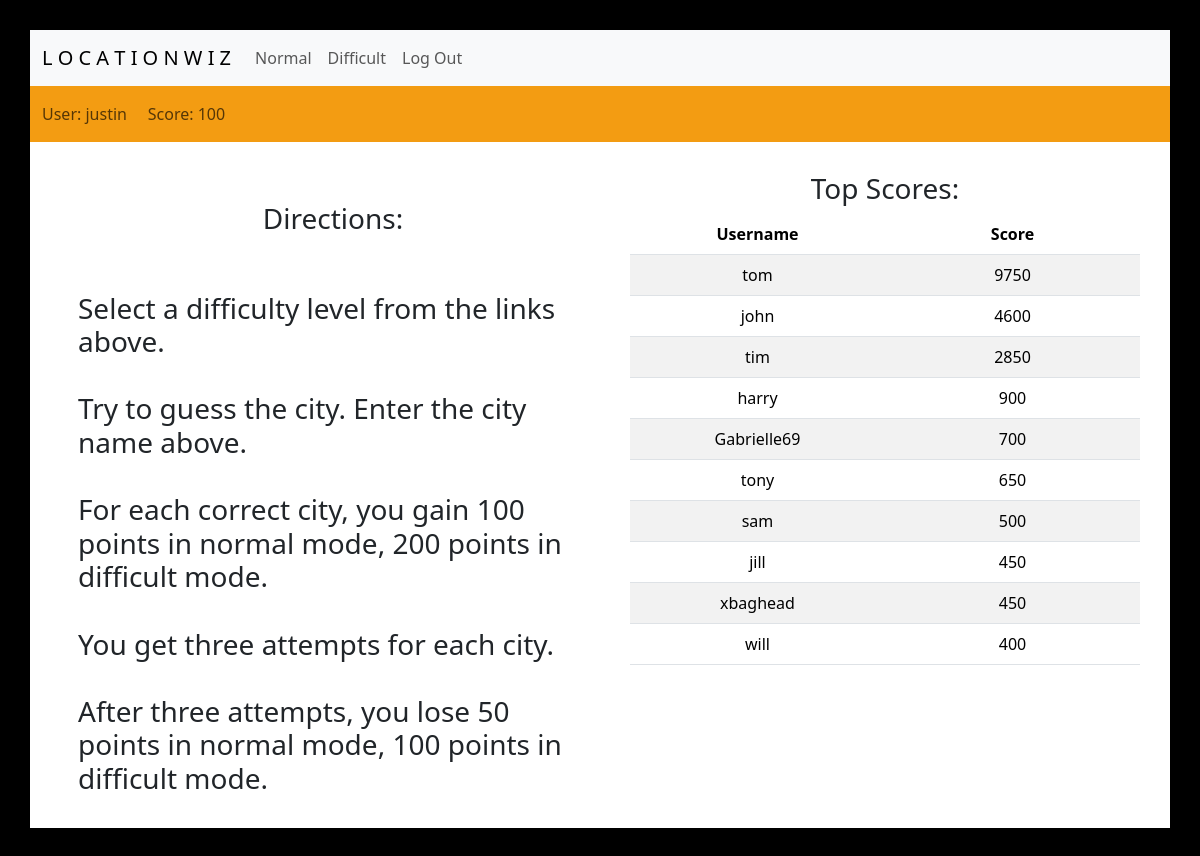
The page / (signed in) on the database its author committed.
### tables this page shows
CREATE TABLE users (
    id INTEGER NOT NULL UNIQUE,
    username TEXT NOT NULL UNIQUE,
    score INTEGER NOT NULL,
    hashcode TEXT NOT NULL,
    PRIMARY KEY(id)
);

### app.py (the view)
@app.route("/", methods=["GET", "POST"])
@login_required
def index():
    user_id = session["user_id"]
    cur_score = db.execute("SELECT score FROM users WHERE id = ?", user_id)[0]["score"]
    username = db.execute("SELECT username FROM users WHERE id = ?", user_id)[0]["username"]
    topscores = db.execute("SELECT username, score FROM users ORDER BY score DESC LIMIT 10")
    return render_template("index.html", username=username, score=cur_score, topscores=topscores)

### helpers.py (called while the page is built)
def login_required(f):
    @wraps(f)
    def decorated_function(*args, **kwargs):
        if session.get("user_id") is None:
            return redirect("/login")
        return f(*args, **kwargs)
    return decorated_function

### templates/index.html (shortened to what this page needs)
{% extends "layout.html" %}
{% block score %}User: {{ username }} &nbsp; &nbsp; Score: {{ score }}{% endblock score %}
{% block content %}
<div class="index-containers">
    <div class="row">
      <div class="col" style="padding: 30px; text-align: left">
        <h3 style="text-align: center">Directions:</h3><br><br>
        <h3>Select a difficulty level from the links above. <br><br>
            Try to guess the city. Enter the city name above. <br><br>
            For each correct city, you gain 100 points in normal mode, 200 points in difficult mode. <br><br>
            You get three attempts for each city. <br><br>
            After three attempts, you lose 50 points in normal mode, 100 points in difficult mode.<br><br></h3>
      </div>
      <div class="col">
        <h3>Top Scores:</h3>
        <table class="table table-striped">
            <thead>
                <tr>
                    <th scope="col" style="width:50%">Username</th>
                    <th scope="col" style="width:50%">Score</th>
                </tr>
            </thead>
            <tbody>
                {% for row in topscores %}
                    <tr>
                        <td>{{ row["username"] }}</td>
                        <td>{{ row["score"] }}</td>
                    </tr>
                {% endfor %}
            </tbody>
        </table>
      </div>
    </div>
{% endblock content %}

### templates/layout.html (shortened to what this page needs)
<!DOCTYPE html>
<html lang="en">
    <head>
        <link href="https://cdn.jsdelivr.net/npm/bootstrap@5.3.2/dist/css/bootstrap.min.css" rel="stylesheet">
        <link href="/static/styles.css" rel="stylesheet">
    </head>
    <body>
        <div id="bigmain">
            <nav class="navbar navbar-expand-lg bg-light">
                <div class="container-fluid">
                  <a class="navbar-brand" href="/">L O C A T I O N W I Z</a>
                  {% if session["user_id"] %}
                  <div class="collapse navbar-collapse" id="navbarSupportedContent">
                    <ul class="navbar-nav me-auto mb-2 mb-lg-0">
                      <li class="nav-item"><a class="nav-link" href="/normal">Normal</a></li>
                      <li class="nav-item"><a class="nav-link" href="/difficult">Difficult</a></li>
                      <li class="nav-item"><a class="nav-link" href="/logout">Log Out</a></li>
                    </ul>
                  {% else %}
                  <div class="collapse navbar-collapse" id="navbarSupportedContent">
                    <ul class="navbar-nav me-auto mb-2 mb-lg-0">
                      <li class="nav-item"><a class="nav-link" href="/login">Login</a></li>
                      <li class="nav-item"><a class="nav-link" href="/register">Register</a></li>
                    </ul>
                  {% endif %}
                  </div>
                </div>
              </nav>
              <nav class="navbar" style="background-color: #F39C12;">
                <div class="container-fluid">
                  <span class="navbar-text">
                    {% block score %}{% endblock score %}
                  </span>
                </div>
              </nav>
              {% block content %}{% endblock content %}
        </div>
    </body>
</html>

### static/styles.css (style rules this page uses)
html, body { height: 95%; margin: 0; padding: 0; background-color: Black; }
#bigmain { height: 100%; padding-top: 30px; padding-right: 30px; padding-bottom: 30px; padding-left: 30px; }
.index-containers { height: 95%; margin: 0px; padding: 30px; background-color: White; text-align: center; }

### rows shown on the page
users: username "justin"
users: username "tom", score "9750"
users: username "john", score "4600"
users: username "tim", score "2850"
users: username "harry", score "900"
users: username "Gabrielle69", score "700"
users: username "tony", score "650"
users: username "sam", score "500"
users: username "jill", score "450"
users: username "xbaghead", score "450"
users: username "will", score "400"

### other values the page prints
{{ score }} "100"
